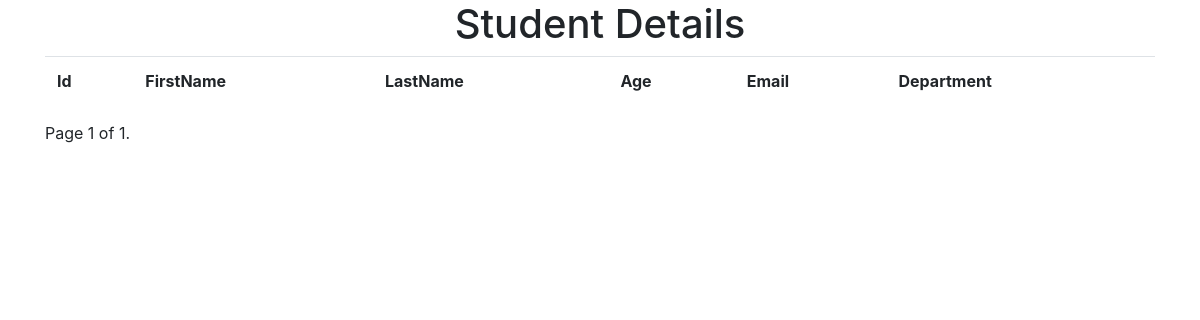
/, run on an earlier commit of the app's database.
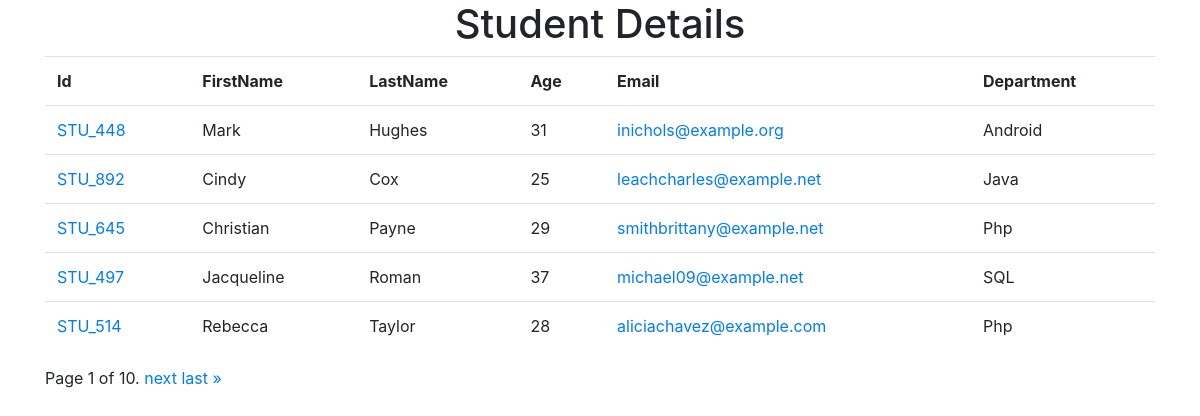
And on a later commit of the database.
### studentapp/models.py (models this page shows)
class Student(models.Model):
    dept = models.ForeignKey(Department, on_delete=models.CASCADE)
    student_id = models.OneToOneField(StudentId, on_delete=models.CASCADE)
    firstname = models.CharField(max_length=50)
    lastname = models.CharField(max_length=50)
    age = models.IntegerField()
    email=models.CharField(max_length=50)

class StudentId(models.Model):
    student_id = models.CharField(max_length=20)

class Department(models.Model):
    deptname = models.CharField(max_length=50)

### studentapp/views.py (the view)
# urls.py: path("",index,name="index"),
def index(request):
    studentData = Student.objects.all()
    paginator = Paginator(studentData, 5)
    page_number = request.GET.get("page")
    page_obj = paginator.get_page(page_number)
    return render(request, 'index.html',{"studentData":page_obj})

### templates/index.html (shortened to what this page needs)
<!DOCTYPE html>
<html lang="en">
<head>
    <link rel="stylesheet" href="https://cdn.jsdelivr.net/npm/bootstrap@4.4.1/dist/css/bootstrap.min.css"
>
</head>
<body>
    <div class="container">
        <div class="row">
            <div class="col-12">
                <h1 align="center">Student Details</h1>
                <table class="table">
                    <tr>
                        <th>Id</th>
                        <th>FirstName</th>
                        <th>LastName</th>
                        <th>Age</th>
                        <th>Email</th>
                        <th>Department</th>
                    </tr>
                    {%for i in studentData%}
                    <tr>
                        <td><a href="{%url 'marks' i.student_id.student_id%}">{{i.student_id.student_id}}</a></td>
                        <td>{{i.firstname}}</td>
                        <td>{{i.lastname}}</td>
                        <td>{{i.age}}</td>
                        <td><a href="{%url 'sendmail' i.student_id.student_id%}">{{i.email}}</a></td>
                        <td>{{i.dept.deptname}}</td>
                    </tr>
                    {%endfor%}
                </table>
                <div class="pagination">
                    <span class="step-links">
                        <span class="current">
                            Page {{ studentData.number }} of {{ studentData.paginator.num_pages }}.
                        </span>
                        {% if studentData.has_next %}
                        <a href="?page={{ studentData.next_page_number }}">next</a>
                        <a href="?page={{ studentData.paginator.num_pages }}">last &raquo;</a>
                        {% endif %}
                    </span>
                </div>
            </div>
        </div>
    </div>
</body>
</html>

What changed in the data, as far as the page shows it:
added Student: student_id.student_id "STU_448", firstname "Mark", lastname "Hughes", age "31", email "inichols@example.org", dept.deptname "Android"
added Student: student_id.student_id "STU_892", firstname "Cindy", lastname "Cox", age "25", email "leachcharles@example.net", dept.deptname "Java"
added Student: student_id.student_id "STU_645", firstname "Christian", lastname "Payne", age "29", email "smithbrittany@example.net", dept.deptname "Php"
added Student: student_id.student_id "STU_497", firstname "Jacqueline", lastname "Roman", age "37", email "michael09@example.net", dept.deptname "SQL"
added Student: student_id.student_id "STU_514", firstname "Rebecca", lastname "Taylor", age "28", email "aliciachavez@example.com", dept.deptname "Php"
Also different on the page:
{{ studentData.paginator.num_pages }}: "1" → "10"
text now shown: "next last »"
